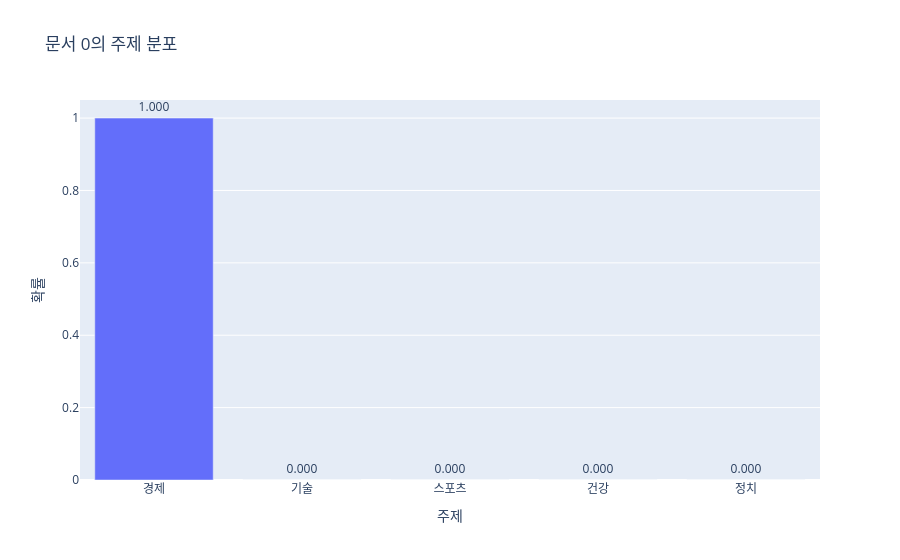

Notebook code for this chart:
### Markdown cell above
## 5. 특정 문서의 주제 분석

문서 하나를 골라 모델이 어떤 주제로 분류했는지 확인하고, 분류가 타당한지 해석한다.

### Code cell
doc_idx = 0
doc_topic = int(df.loc[doc_idx, "topic"])
doc_true_topic = df.loc[doc_idx, "true_topic"]
doc_text = df.loc[doc_idx, "text"]
doc_nouns = df.loc[doc_idx, "text_nouns"]

print(f"문서 번호: {doc_idx}")
print(f"문서 날짜: {df.loc[doc_idx, 'date'].date()}")
print(f"문서 내용: {doc_text}")
print(f"명사 추출: {doc_nouns}")
print(f"실제 주제: {doc_true_topic}")
print(f"모델 주제: {doc_topic}")
print(f"모델 주제 이름 추정: {topic_label_guess.get(doc_topic, '노이즈')}")

doc_distribution_df = pd.DataFrame()
if probabilities is not None:
    probs = np.asarray(probabilities)
    if probs.ndim == 2 and doc_idx < len(probs):
        probability_values = probs[doc_idx]
        probability_topics = valid_topic_ids[: len(probability_values)]
        doc_distribution_df = pd.DataFrame({
            "topic": probability_topics,
            "estimated_label": [topic_label_guess.get(int(t), f"주제 {t}") for t in probability_topics],
            "probability": probability_values,
        }).sort_values("probability", ascending=False)
        display(doc_distribution_df)

        top_row = doc_distribution_df.iloc[0]
        second_prob = float(doc_distribution_df.iloc[1]["probability"]) if len(doc_distribution_df) > 1 else 0.0
        confidence = float(top_row["probability"])
        margin = confidence - second_prob
        predicted_label = str(top_row["estimated_label"])
        is_correct = predicted_label == str(doc_true_topic)

        print("\n[단일 문서 토픽 예측 해석]")
        print(f"- 가장 높은 확률의 예측 주제는 '{predicted_label}'이며 확률은 {confidence:.3f}이다.")
        print(f"- 1위와 2위 주제의 확률 차이는 {margin:.3f}이다. 차이가 클수록 모델이 더 확신한다.")
        print(f"- 실제 주제와 비교하면 {'일치한다' if is_correct else '일치하지 않는다'}.")
        if is_correct and margin >= 0.30:
            print("- 이 문서는 핵심 단어와 확률 분포가 모두 예측 주제를 강하게 지지한다.")
        elif is_correct:
            print("- 예측은 맞지만 2위 주제와 차이가 크지 않다. 문장 안에 다른 주제와 겹치는 단어가 있는지 확인한다.")
        else:
            print("- 예측이 빗나갔다면 명사 추출 결과와 해당 토픽의 대표 문서를 비교해 혼동 원인을 찾는다.")

        import plotly.express as px
        fig = px.bar(
            doc_distribution_df,
            x="estimated_label",
            y="probability",
            text="probability",
            title=f"문서 {doc_idx}의 주제 분포",
        )
        fig.update_traces(texttemplate="%{text:.3f}", textposition="outside")
        fig.update_layout(xaxis_title="주제", yaxis_title="확률", yaxis_range=[0, 1.05])
        display(fig)
    elif probs.ndim == 1 and doc_idx < len(probs):
        print(f"\n배정 신뢰도: {probs[doc_idx]:.3f}")

### Figure 1 — Plotly figure (JSON) as saved in the notebook; plotly's stock layout.template omitted (floating-point values rounded to 4 significant figures)
{"data": [{"hovertemplate": "estimated_label=%{x}<br>probability=%{text}<extra></extra>", "legendgroup": "", "marker": {"color": "#636efa", "pattern": {"shape": ""}}, "name": "", "orientation": "v", "showlegend": false, "text": [1.0, 3.991e-309, 3.153e-309, 2.717e-309, 1.227e-309], "textposition": "outside", "texttemplate": "%{text:.3f}", "type": "bar", "x": ["경제", "기술", "스포츠", "건강", "정치"], "xaxis": "x", "y": [1.0, 3.991e-309, 3.153e-309, 2.717e-309, 1.227e-309], "yaxis": "y"}], "layout": {"barmode": "relative", "legend": {"tracegroupgap": 0}, "title": {"text": "문서 0의 주제 분포"}, "xaxis": {"anchor": "y", "domain": [0, 1], "title": {"text": "주제"}}, "yaxis": {"anchor": "x", "domain": [0, 1], "range": [0, 1.05], "title": {"text": "확률"}}}}
